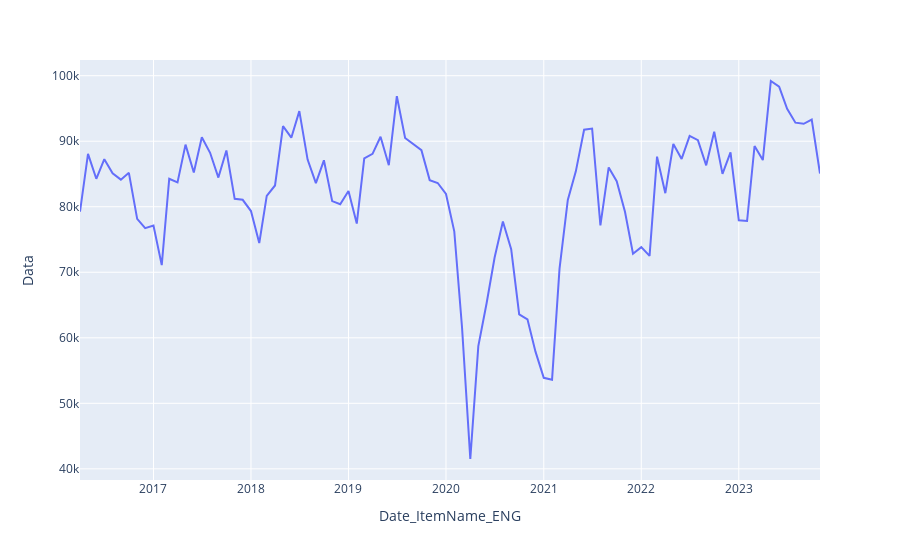

Source (notebook cell):
### Markdown cell above
### **4.1 All Wales aggregated time series**
- ED attendances have been aggregated by time point (Month-Year) to obtain an overview for the whole Wales nation
- You can notice some **seasonal structure** within the data (recurring peaks and troughs within the period of one year)
- You can also observe the **huge decrease in volume** in ED attendances between March 2020 and April 2021 caused by the **COVID pandemic**

### Code cell
## aggregate the data by year
ED_wales_data_cln_AW = ED_wales_data_cln.groupby(['Date_ItemName_ENG'])['Data'].sum().reset_index()
ED_wales_data_cln_AW['Date_ItemName_ENG'] = pd.to_datetime(ED_wales_data_cln_AW['Date_ItemName_ENG'], format = '%B %Y')

## create the interactive time plot
px.line(ED_wales_data_cln_AW.sort_values(by='Date_ItemName_ENG'),x='Date_ItemName_ENG', y='Data')
